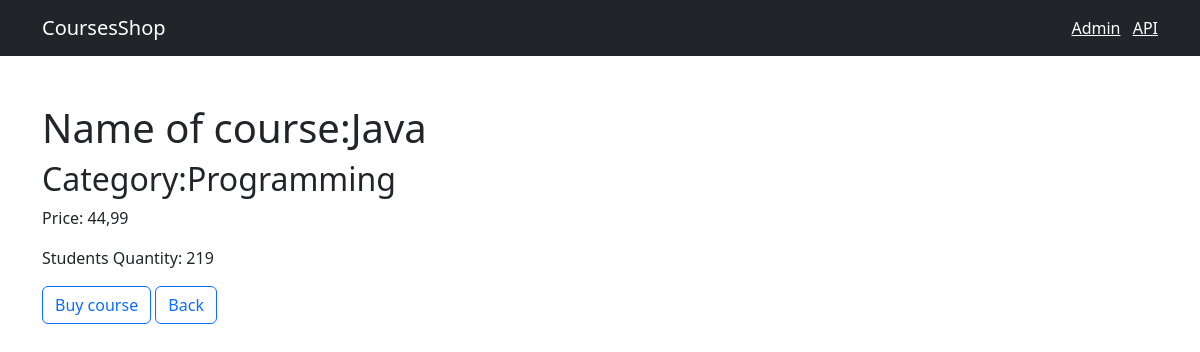
/course/2, run on the app's committed database.
### shop/models.py (models this page shows, shortened)
class Course(models.Model):
    title = models.CharField(max_length=300)
    date_of_creation = models.DateTimeField(default = timezone.now)
    price = models.FloatField()
    students_qty = models.IntegerField()
    reviews_qty = models.IntegerField()
    category = models.ForeignKey(Category, on_delete=models.CASCADE)

class Category(models.Model):
    title = models.CharField(max_length=255)
    date_of_creation = models.DateTimeField(default = timezone.now)
    def __str__(self):
        return self.title

### shop/views.py (the view)
# urls.py: path("course/<int:course_id>", views.single_course, name="single_course"),
def single_course(request, course_id):
    course = get_object_or_404(models.Course, pk=course_id)
    return render(request, 'shop/single_course.html', {"course": course})

### templates/shop/single_course.html (shortened to what this page needs)
{% extends "base.html"%}
{% block content %}
<h1 class="mt-5"> Name of course:{{course.title}}</h1>
<h2>Category:{{course.category}}</h2>
<p>Price: {{course.price}}</p>
<p>Students Quantity: {{course.students_qty}}</p>
<button class="btn btn-outline-primary" onclick="location.href='https://google.com/'">Buy course</button>
    <button type="button" onclick="window.history.go(-1)" class="btn btn-outline-primary"> Back</button>
{% endblock %}

### data on the page
Course: title "Java", category "Programming", price "44,99", students_qty "219"
